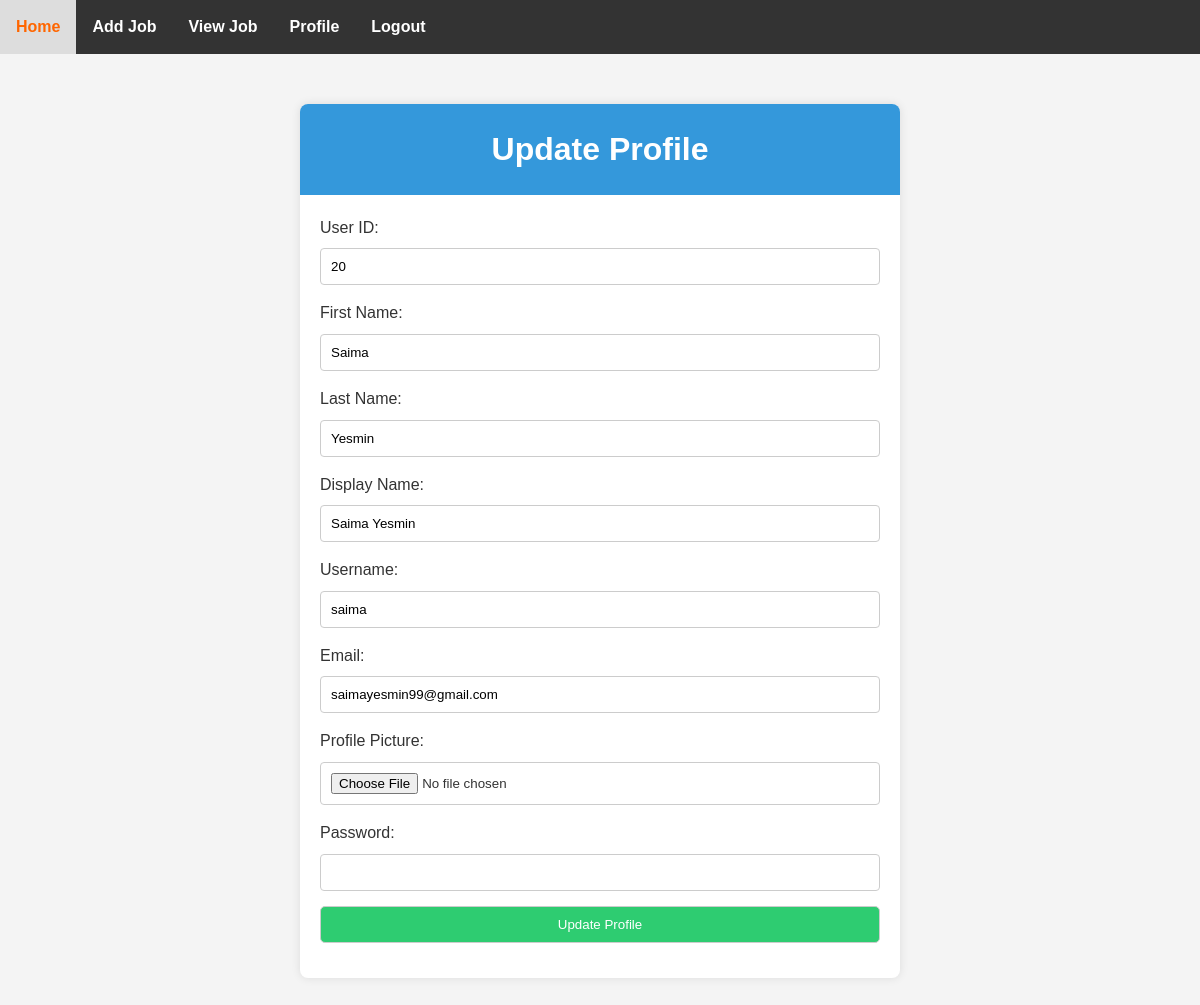
The app's page /EditProfilePage/ (signed in) with its own data.
### myApp/models.py (models this page shows, shortened)
class Custom_User(AbstractUser):
    USER=[
        ('recruiter','Recruiter'),('jobseeker','JobSeeker')
    ]
    display_name=models.CharField(max_length=100)
    email=models.EmailField(unique=True)
    password=models.CharField(max_length=100)
    confirm_password=models.CharField(max_length=100)
    user_type=models.CharField(choices=USER,max_length=120)
    profile_picture=models.ImageField(upload_to='media/profile_pic',null=True)

### myProject/views.py (the view, shortened to what this page needs)
# urls.py: path('EditProfilePage/',EditProfilePage,name='EditProfilePage'),
def EditProfilePage(request):
    user=request.user
    return render(request,'Editprofile.html')

### Template/Editprofile.html (shortened to what this page needs)
{% extends "dashboard.html" %}
{% block content %}
<!DOCTYPE html>
<html lang="en">
<head>
</head>
<body>
<div class="update-profile-container">
    <div class="update-profile-header">
        <h1>Update Profile</h1>
    </div>
    <form action="{% url "EditProfilePage" %}" method="post" enctype="multipart/form-data" class="form-group">
        <label >User ID:</label>
        <input type="text" id="first_name" name="user_id" value="{{ request.user.id }}" required readonly>
        <label for="first_name">First Name:</label>
        <input type="text" id="first_name" name="first_name" value="{{ request.user.first_name }}" required>
        <label for="last_name">Last Name:</label>
        <input type="text" id="last_name" name="last_name" value="{{ request.user.last_name }}" required>
        <label for="display_name">Display Name:</label>
        <input type="text" id="display_name" name="display_name" value="{{ request.user.display_name }}" required>
        <label for="username">Username:</label>
        <input type="text" id="username" name="username" value="{{ request.user.username }}" required readonly>
        <label for="email">Email:</label>
        <input type="email" id="email" name="email" value="{{ request.user.email }}" required readonly>
        <label for="profile_picture">Profile Picture:</label>
        <input type="file" id="profile_picture" name="profile_picture">
        <label for="password">Password:</label>
        <input type="password" id="password" name="password" required>
        <input type="submit" value="Update Profile" class="update-profile-button">
    </form>
</div>
</body>
</html>
{% endblock content %}

### Template/dashboard.html (style rules this page uses)
body { font-family: Arial, sans-serif; margin: 0; padding: 0; }
* { margin: 0; padding: 0; box-sizing: border-box; }
body { font-family: Arial, sans-serif; background-color: #f4f4f4; line-height: 1.6; color: #333; }

### Template/Editprofile.html (style rules this page uses)
body { font-family: Arial, sans-serif; background-color: #f4f4f4; margin: 0; padding: 0; }
.update-profile-container { max-width: 600px; margin: 50px auto; background-color: #fff; border-radius: 8px; box-shadow: 0 0 10px rgba(0, 0, 0, 0.1); overflow: hidden; }
.update-profile-header { text-align: center; padding: 20px; background-color: #3498db; color: #fff; }
.form-group { padding: 20px; }
label { display: block; margin-bottom: 8px; }
input, textarea { width: 100%; padding: 10px; margin-bottom: 15px; border: 1px solid #ccc; border-radius: 4px; box-sizing: border-box; }
.update-profile-button { display: inline-block; padding: 10px 20px; background-color: #2ecc71; color: #fff; text-decoration: none; border-radius: 5px; }

### records on screen
Custom_User: user_id "20", first_name "Saima", last_name "Yesmin", display_name "Saima Yesmin", username "saima", email "saimayesmin99@gmail.com"
